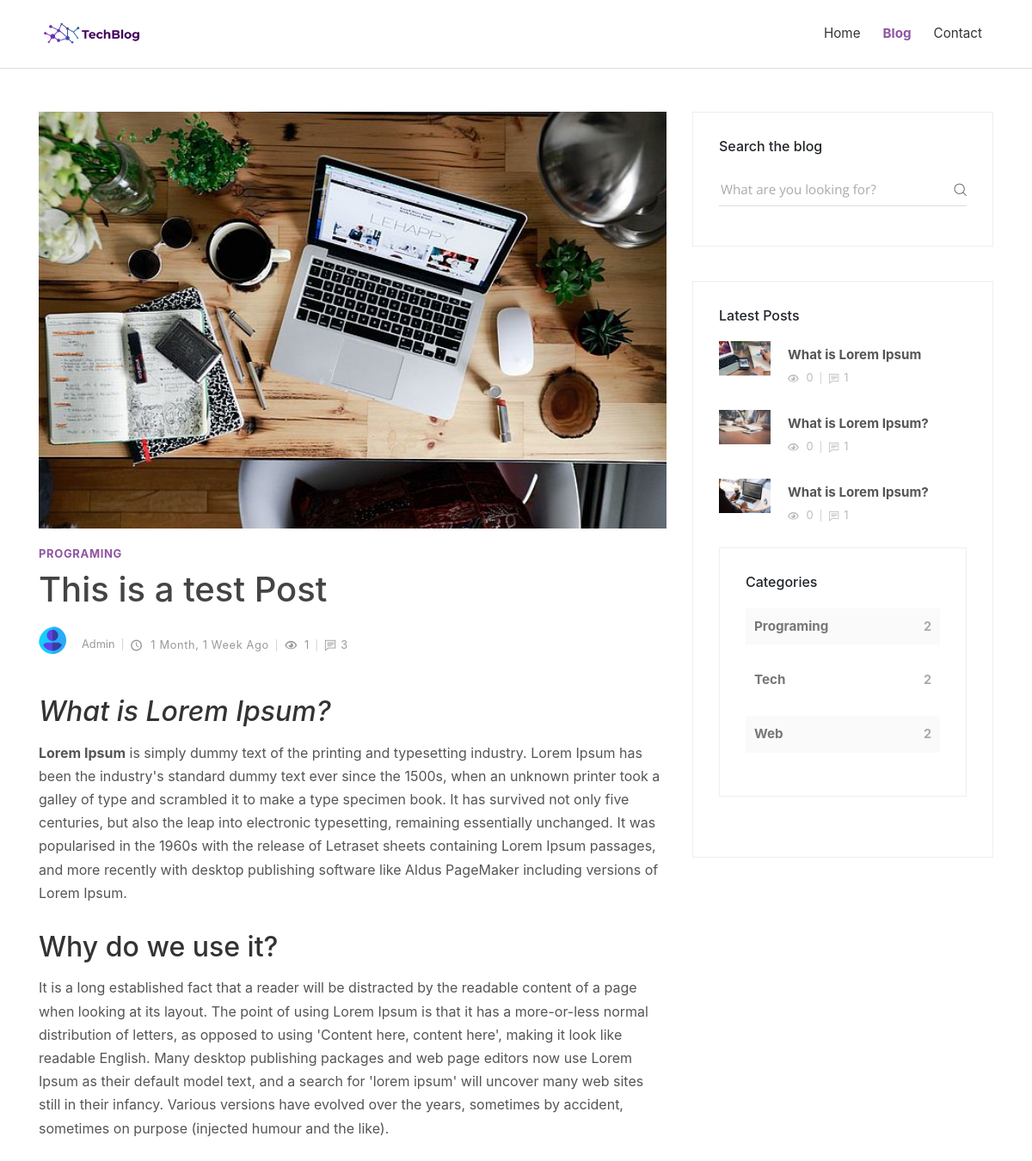
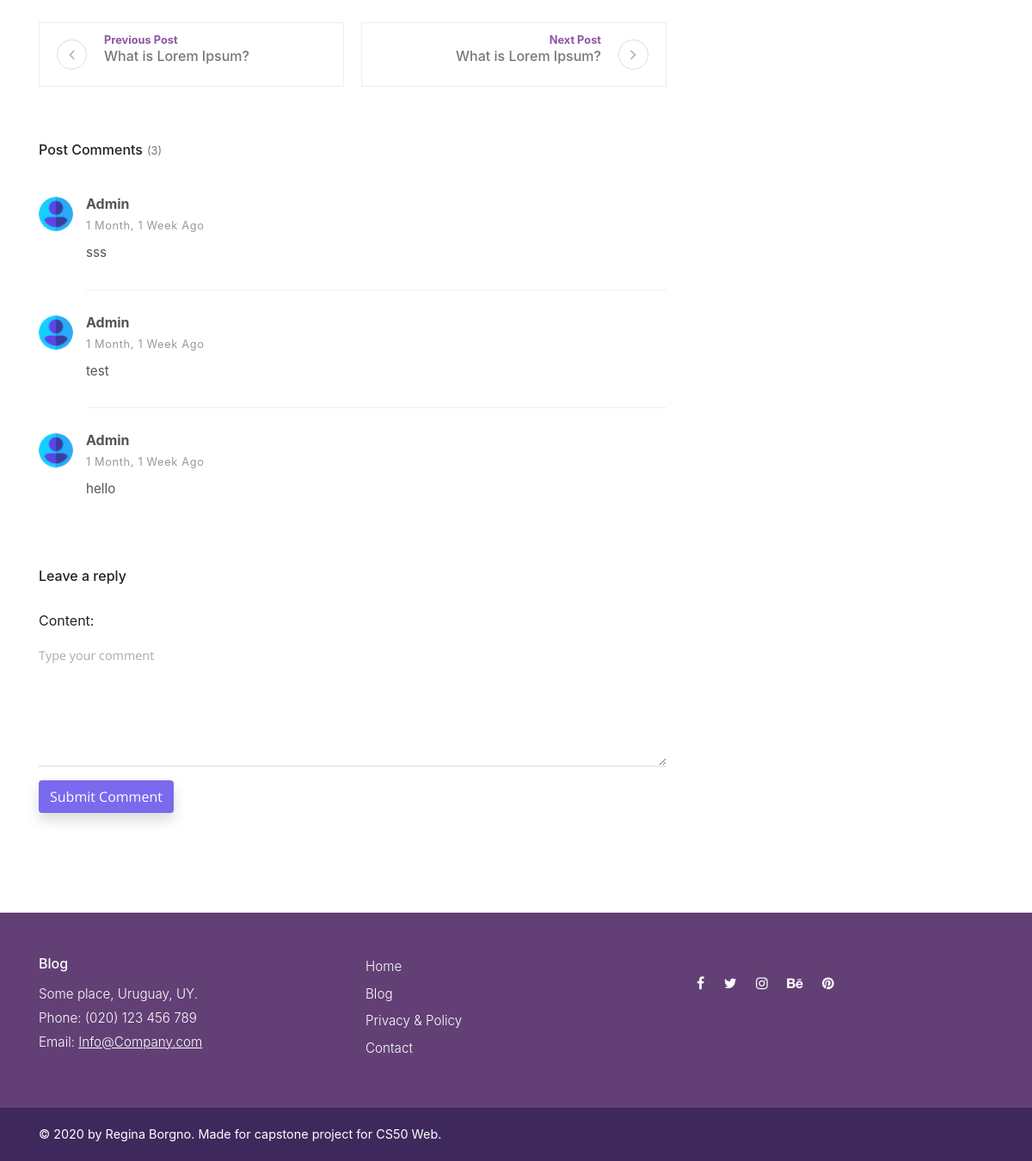
The app's page /post/1/ with its own data (2 pictures, top to bottom).
### posts/models.py (models this page shows, shortened)
class Post(models.Model):
    title = models.CharField(max_length=100)
    overview = models.TextField()
    timestamp = models.DateTimeField(auto_now_add=True)
    content = RichTextField(blank= True, null= True)
    author = models.ForeignKey(Author, on_delete=models.CASCADE)
    thumbnail = models.ImageField()
    categories = models.ManyToManyField(Category)
    featured = models.BooleanField()
    previous_post = models.ForeignKey(
        'self', related_name='previous', on_delete=models.SET_NULL, blank=True, null=True)
    next_post = models.ForeignKey(
        'self', related_name='next', on_delete=models.SET_NULL, blank=True, null=True)
    def get_absolute_url(self):
        return reverse('post-detail', kwargs={
            'id': self.id
        })
    @property
    def get_comments(self):
        return self.comments.all().order_by('-timestamp')
    @property
    def comment_count(self):
        return Comment.objects.filter(post=self).count()
    @property
    def view_count(self):
        return PostView.objects.filter(post=self).count()

class Category(models.Model):
    title = models.CharField(max_length=20)
    def __str__(self):
        return self.title

class Author(models.Model):
    user = models.OneToOneField(User, on_delete=models.CASCADE)
    profile_picture = models.ImageField()

class Comment(models.Model):
    user = models.ForeignKey(User, on_delete=models.CASCADE)
    timestamp = models.DateTimeField(auto_now_add=True)
    content = models.TextField()
    post = models.ForeignKey(
        'Post', related_name='comments', on_delete=models.CASCADE)

### posts/views.py (the view, shortened to what this page needs)
# urls.py: path('post/<id>/', post_detail, name='post-detail'),
def post_detail(request, id):
    category_count = get_category_count()
    most_recent = Post.objects.order_by('-timestamp')[:3]
    post = get_object_or_404(Post, id=id)
    form = CommentForm(request.POST or None)
    context = {
        'post': post,
        'most_recent': most_recent,
        'category_count': category_count,
        'form': form
    }
    return render(request, 'post.html', context)

### posts/forms.py
class CommentForm(forms.ModelForm):
    content = forms.CharField(widget=forms.Textarea(attrs={
        'class': 'form-control',
        'placeholder': 'Type your comment',
        'id': 'usercomment',
        'rows': '4'
    }))
    class Meta:
        model = Comment
        fields = ('content', )

### posts/views.py (called while the page is built)
def get_category_count():
    queryset = Post \
        .objects \
        .values('categories__title') \
        .annotate(Count('categories__title'))
    return queryset

### templates/post.html (shortened to what this page needs)
{% extends 'layout.html' %}
{% load static %}
{% block content %}
    <div class="container">
      <div class="row">
        <main class="post blog-post col-lg-8">
          <div class="container">
            <div class="post-single">
              <div class="post-thumbnail"><img src="{{ post.thumbnail.url }}" alt="..." class="img-fluid"></div>
              <div class="post-details">
                <div class="post-meta d-flex justify-content-between">
                  <div class="category">
                    {% for cat in post.categories.all %}
                    <a href="#">{{ cat }}</a>
                    {% endfor %}
                  </div>
                </div>
                <h1>{{ post.title }}<a href="#"></a></h1>
                <div class="post-footer d-flex align-items-center flex-column flex-sm-row"><a href="#" class="author d-flex align-items-center flex-wrap">
                    <div class="avatar"><img src="{{ post.author.profile_picture.url }}" alt="..." class="img-fluid"></div>
                    <div class="title"><span>{{ post.author.user.username }}</span></div></a>
                  <div class="d-flex align-items-center flex-wrap">
                    <div class="date"><i class="icon-clock"></i> {{ post.timestamp|timesince }} ago</div>
                    <div class="views"><i class="icon-eye"></i> {{ post.view_count }}</div>
                    <div class="comments meta-last"><i class="icon-comment"></i>{{ post.comment_count }}</div>
                  </div>
                </div>
                <div class="post-body">
                 {{ post.content | safe }}
                </div>
                <div class="posts-nav d-flex justify-content-between align-items-stretch flex-column flex-md-row">
                {% if post.previous_post %}
                <a href="{{ post.previous_post.get_absolute_url }}" class="prev-post text-left d-flex align-items-center">
                    <div class="icon prev"><i class="fa fa-angle-left"></i></div>
                    <div class="text"><strong class="text-primary">Previous Post </strong>
                      <h6>{{ post.previous_post.title }}</h6>
                    </div>
                </a>
                {% endif %}
                {% if post.next_post %}
                <a href="{{ post.next_post.get_absolute_url }}" class="next-post text-right d-flex align-items-center justify-content-end">
                    <div class="text"><strong class="text-primary">Next Post </strong>
                      <h6>{{ post.next_post.title }}</h6>
                    </div>
                    <div class="icon next"><i class="fa fa-angle-right">   </i></div>
                </a>
                {% endif %}
                </div>
                <div class="post-comments">
                  <header>
                    <h3 class="h6">Post Comments<span class="no-of-comments">({{ post.comments.count }})</span></h3>
                  </header>
                  {% for comment in post.get_comments %}
                  <div class="comment">
                    <div class="comment-header d-flex justify-content-between">
                      <div class="user d-flex align-items-center">
                        <div class="image">
                          {% if comment.user.author %}
                          <img src="{{ comment.user.author.profile_picture.url }}" alt="..." class="img-fluid rounded-circle">
                          {% else %}
                          <img src="{% static 'img/user.svg' %}" alt="..." class="img-fluid rounded-circle">
                          {% endif %}
                        </div>
                        <div class="title"><strong>{{ comment.user.username }}</strong><span class="date">{{ comment.timestamp|timesince }} ago</span></div>
                      </div>
                    </div>
                    <div class="comment-body">
                      <p>{{ comment.content }}</p>
                    </div>
                  </div>
                  {% endfor %}
                </div>
                <div class="add-comment">
                  <header>
                    <h3 class="h6">Leave a reply</h3>
                  </header>
                  <form method="POST" action="." class="commenting-form">
                    <div class="row">
                      <div class="form-group col-md-12">
                        {{ form }}
                      </div>
                      <div class="form-group col-md-12">
                        <button type="submit" class="btn btn-md bg-violet rounded shadow">Submit Comment</button>
                      </div>
                    </div>
                  </form>
                </div>
              </div>
            </div>
          </div>
        </main>
        {% include 'sidebar.html' with most_recent=most_recent category_count=category_count %}
      </div>
    </div>
{% endblock content %}

### templates/sidebar.html
<aside class="col-lg-4">
    <div class="widget search">
    <header>
        <h3 class="h6">Search the blog</h3>
    </header>
    <form action="{% url 'search' %}" class="search-form">
        <div class="form-group">
        <input type="text" name="q" placeholder="What are you looking for?">
        <button type="submit" class="submit"><i class="icon-search"></i></button>
        </div>
    </form>
    </div>
    <div class="widget latest-posts">
    <header>
        <h3 class="h6">Latest Posts</h3>
    </header>
    <div class="blog-posts">
        {% for post in most_recent %}
        <a href="{{ post.get_absolute_url }}">
            <div class="item d-flex align-items-center">
            <div class="image"><img src="{{ post.thumbnail.url }}" alt="..." class="img-fluid"></div>
            <div class="title"><strong>{{ post.title }}</strong>
                <div class="d-flex align-items-center">
                <div class="views"><i class="icon-eye"></i> {{ post.view_count }}</div>
                <div class="comments"><i class="icon-comment"></i>{{ post.comment_count }}</div>
                </div>
            </div>
            </div>
        </a>
        {% endfor %}
    </div>
    <div class="widget categories">
    <header>
        <h3 class="h6">Categories</h3>
    </header>
    {% for cat in category_count %}
    <div class="item d-flex justify-content-between">
        <a href="#">{{ cat.categories__title }}</a><span>{{ cat.categories__title__count }}</span>
    </div>
    {% endfor %}
    </div>
</aside>

### records on screen
Post: thumbnail (picture), title "This is a test Post", author.profile_picture (picture), author.user.username "Admin", timestamp "1 Month, 1 Week", view_count "1", comment_count "3", content "What is Lorem Ipsum? Lorem Ipsum is simply dummy text of the printing and typesetting industry. Lorem Ipsum has been the industry's standard dummy text ever since the 1500s, when an unknown printer took a galley of type and scrambled it to make a type specimen book. It has survived not only five centuries, but also the leap into electronic typesetting, remaining essentially unchanged. It was popularised in the 1960s with the release of Letraset sheets containing Lorem Ipsum passages, and more recently with desktop publishing software like Aldus PageMaker including versions of Lorem Ipsum. Why do we use it? It is a long established fact that a reader will be distracted by the readable…", previous_post "What is Lorem Ipsum?", next_post "What is Lorem Ipsum?", comments.count "3"
Category: title "PROGRAMING", categories__title "Programing", categories__title__count "2"
Comment: user.author.profile_picture (picture), user.username "Admin", timestamp "1 Month, 1 Week", content "sss"
Comment: user.author.profile_picture (picture), user.username "Admin", timestamp "1 Month, 1 Week", content "test"
Comment: user.author.profile_picture (picture), user.username "Admin", timestamp "1 Month, 1 Week", content "hello"
Post: thumbnail (picture), title "What is Lorem Ipsum", view_count "0", comment_count "1"
Post: thumbnail (picture), title "What is Lorem Ipsum?", view_count "0", comment_count "1"
Post: thumbnail (picture), title "What is Lorem Ipsum?", view_count "0", comment_count "1"

### other values on screen
{{ cat.categories__title }} "Tech" "Web"
{{ cat.categories__title__count }} "2" "2"
